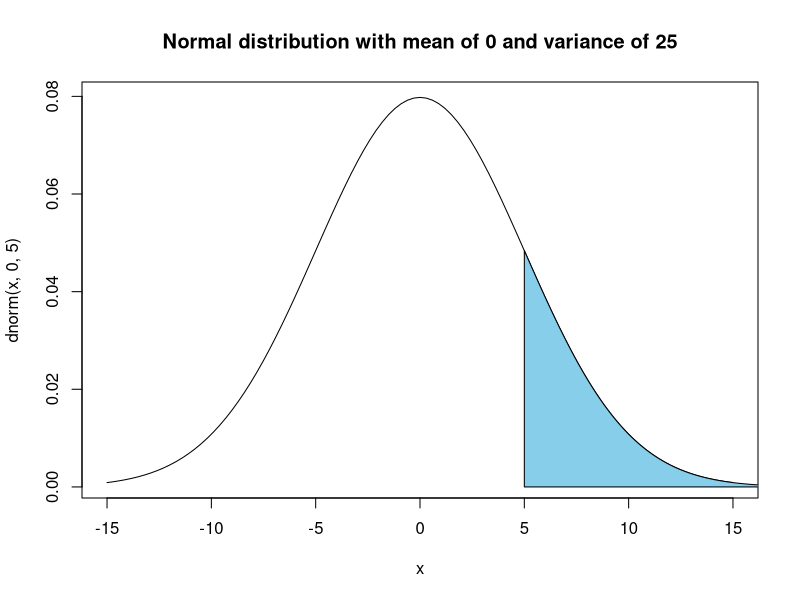
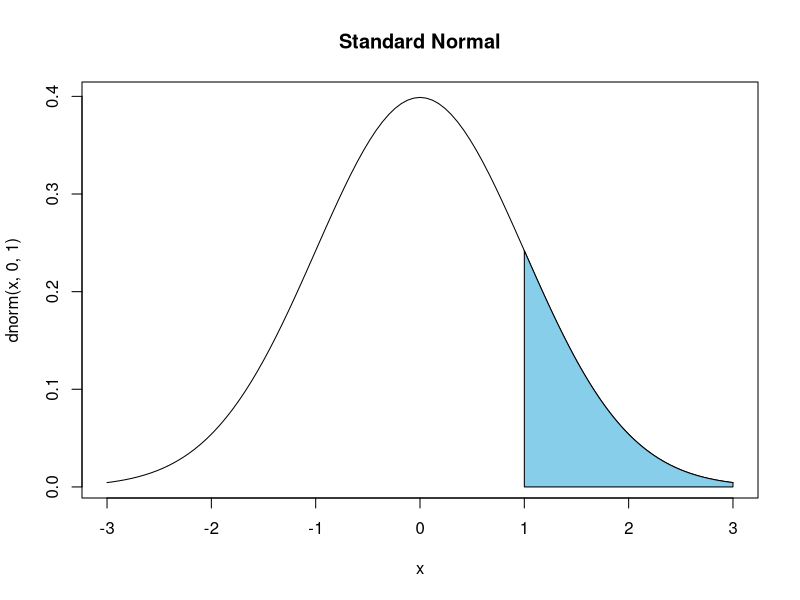
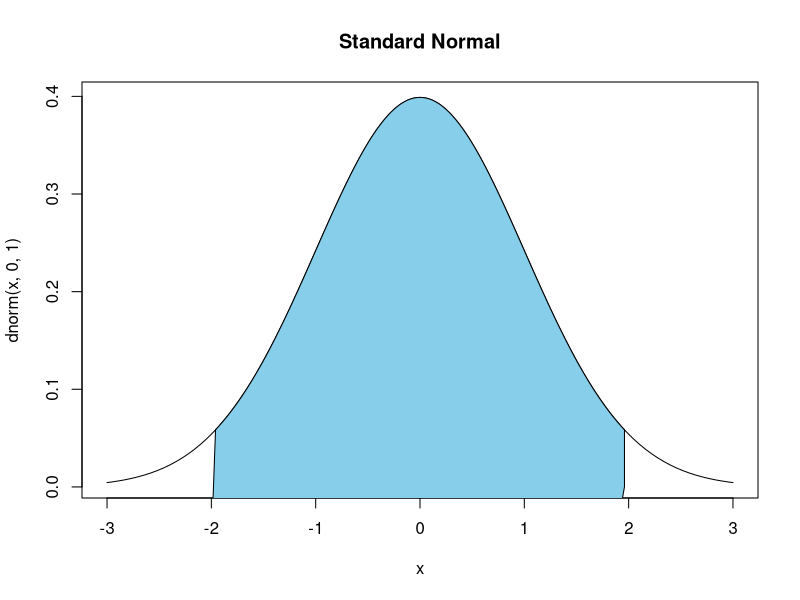
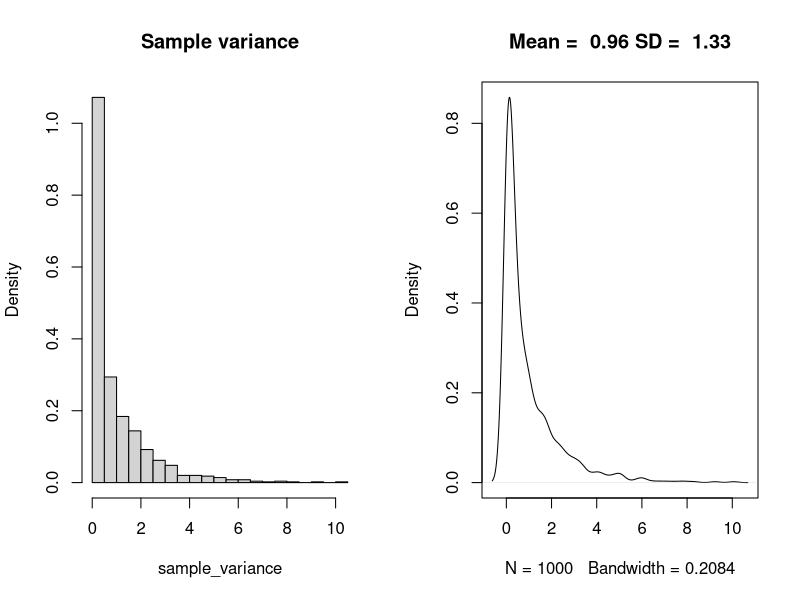
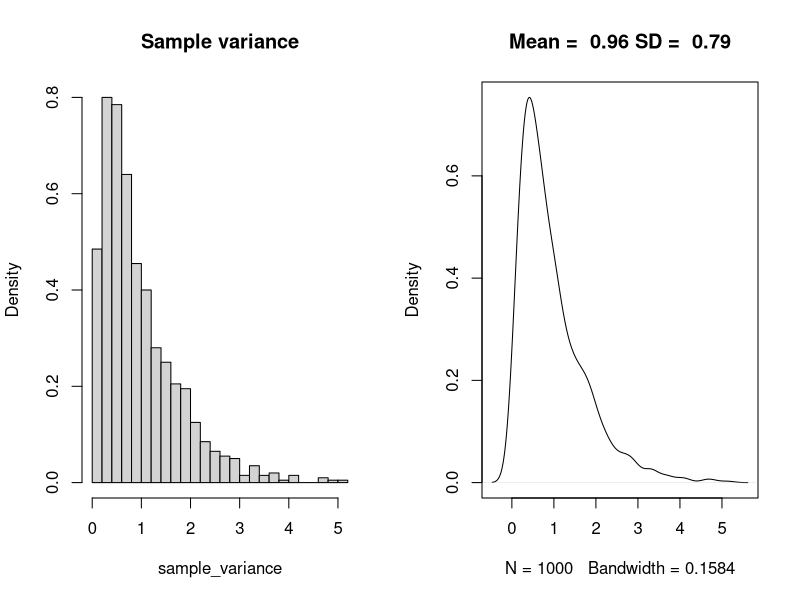
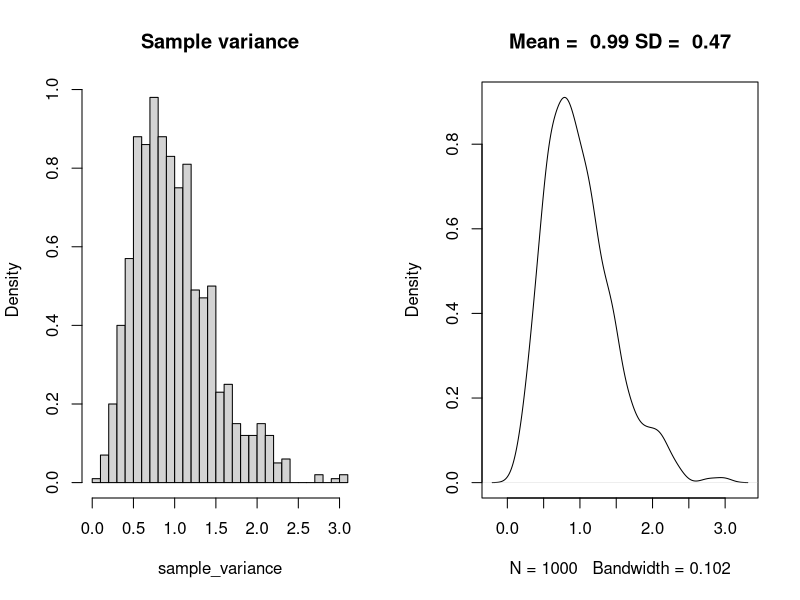
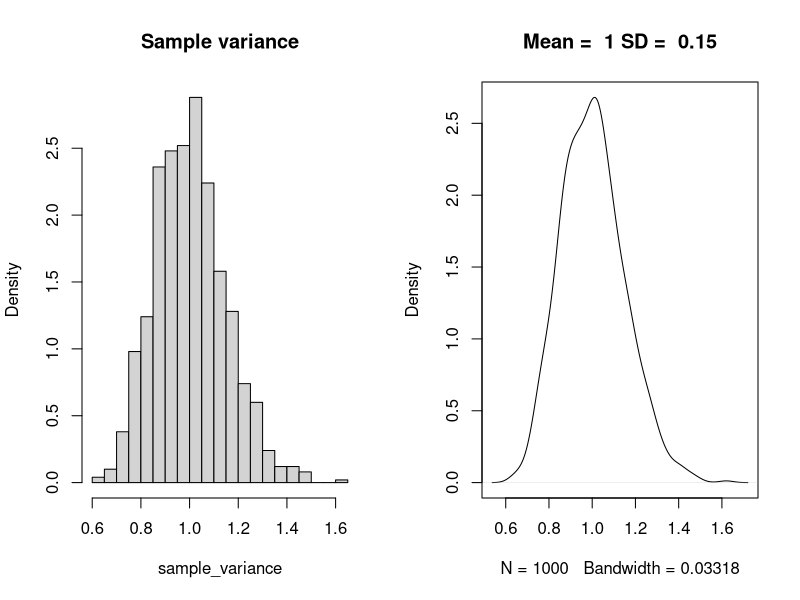
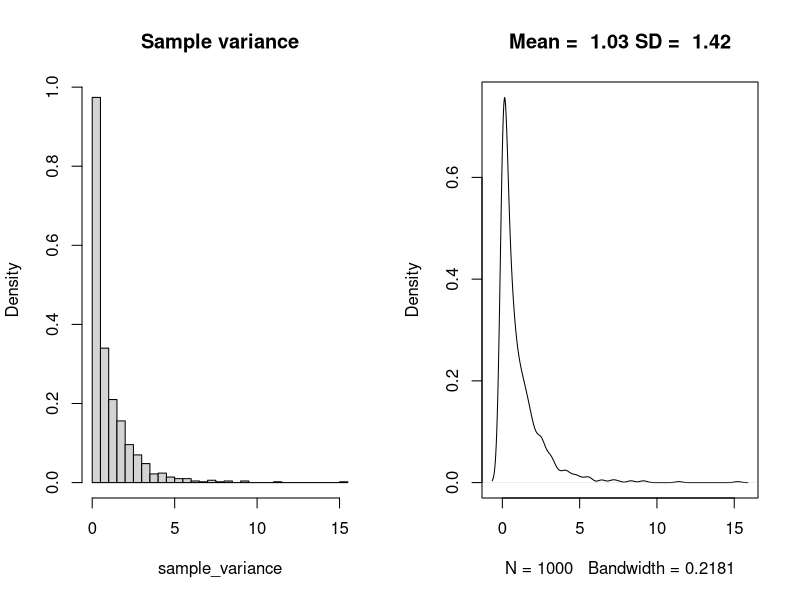

Generate these figures, in order, with R:
## ---- chunk 1
knitr::opts_chunk$set(echo = FALSE, out.height = "50%", fig.width = 8, fig.height = 4.5, cache = TRUE)
library(tidyverse)
## ---- chunk 2
cord.x <- c(5,seq(5,50,0.01),50)
cord.y <- c(0,dnorm(seq(5,50,0.01),0,5),0)
curve(dnorm(x,0,5),xlim=c(-15,15),main='Normal distribution with mean of 0 and variance of 25')
polygon(cord.x,cord.y,col='skyblue')
## ---- chunk 3
cord.x <- c(1,seq(1,3,0.01),3)
cord.y <- c(0,dnorm(seq(1,3,0.01)),0)
curve(dnorm(x,0,1),xlim=c(-3,3),main='Standard Normal')
polygon(cord.x,cord.y,col='skyblue')
## ---- chunk 4
cord.x <- c(-3,seq(-1.96,1.96,0.01),1.96)
cord.y <- c(-3,dnorm(seq(-1.96,1.96,0.01)),0)
curve(dnorm(x,0,1),xlim=c(-3,3),main='Standard Normal')
polygon(cord.x,cord.y,col='skyblue')
## ---- chunk 5
nsim = 1000
run_variance_simulation <- function(sample_size = 2, number_of_simulations = 1000, population_mean = 0, population_sd = 1)
  {

sample_variances <- replicate(number_of_simulations, var(rnorm(n = sample_size, mean = population_mean, sd = population_sd)))
}

#Define a new plot function so that the plot titles are correct
make_variance_hist_and_plot <- function(sample_variance){
  par(mfrow=c(1,2)) # 
  hist(sample_variance,freq=F, breaks = 30, main = "Sample variance")
  plot(density(sample_variance), main = paste("Mean = ", round(mean(sample_variance),2) , "SD = ", round(sd(sample_variance),2)))} 

make_variance_hist_and_plot(run_variance_simulation(sample_size = 2, number_of_simulations = nsim, population_mean = 0, population_sd = 1))
## ---- chunk 6
make_variance_hist_and_plot(run_variance_simulation(sample_size = 4, number_of_simulations = nsim, population_mean = 0, population_sd = 1))
## ---- chunk 7
make_variance_hist_and_plot(run_variance_simulation(sample_size = 10, number_of_simulations = nsim, population_mean = 0, population_sd = 1))
## ---- chunk 8
make_variance_hist_and_plot(run_variance_simulation(sample_size = 100, number_of_simulations = nsim, population_mean = 0, population_sd = 1))
## ---- chunk 9
make_variance_hist_and_plot(run_variance_simulation(sample_size = 2, number_of_simulations = nsim, population_mean = 0, population_sd = 1))
## ---- chunk 10
library(ggplot2)
x <- seq(from = 0.1,by = .01,to = 20)
ggplot(data.frame(x = x), aes(x = x)) + 
  stat_function(fun = dchisq, args=list(df = 1), aes(linetype = "df = 1")) +
  stat_function(fun = dchisq, args=list(df = 2), aes(linetype = "df = 2")) +
  stat_function(fun = dchisq, args=list(df = 4), aes(linetype = "df = 4")) +
  stat_function(fun = dchisq, args=list(df = 10), aes(linetype = "df = 10")) +
  scale_linetype_discrete(limits = paste("df", "=", c(1,2,4,10)))+ labs(linetype = NULL, y = "f(x)")
## ---- chunk 11
par(mfcol=c(3, 1))
p = .5
for(n in c(5,10,60))
{
    x <- dbinom(0:(n), size=n, p=p)
    barplot(x, names.arg=0:(n), space=0, main=paste('n = ',n,", p = ",p,sep=''), xlab = "Number of successes (X)", ylab = ("p(X)"))
}
## ---- chunk 12
library(ggplot2)
x <- seq(from = -5,by = .01,to = 5)
ggplot(data.frame(x = x), aes(x = x)) + 
  stat_function(fun = dt, args=list(df = 1), aes(linetype = "df = 1")) +
  stat_function(fun = dt, args=list(df = 2), aes(linetype = "df = 2")) +
  stat_function(fun = dt, args=list(df = 4), aes(linetype = "df = 4")) +
  stat_function(fun = dt, args=list(df = 10), aes(linetype = "df = 10")) +
  scale_linetype_discrete(limits = paste("df", "=", c(1,2,4,10)))+ labs(linetype = NULL, y = "f(x)")
## ---- chunk 13
## plot multiple figures:
## replace ugly par... specification with 
## something easier to remember:
multiplot <- function(row,col){
     par(mfrow= c(row,col), pty = "s")
   }

range <- seq(-4,4,.01)  
 
multiplot(2,2)

 for(i in c(2,5,15,20)){
   plot(range,dnorm(range),type="l",lty=1,
        xlab="",ylab="",
        cex.axis=1)
   lines(range,dt(range,df=i),lty=2,lwd=1)
   mtext(paste("df=",i),cex=1.2)
 }
## ---- chunk 14
t_test_sim <- function(n, mean = 1, sd = 1){
  t_results <- t.test(rnorm(n, mean, sd))
  t_results$statistic}
simulation_results <- replicate(1000, t_test_sim(50,5, 25))
hist(simulation_results, main = paste0("Proportion of |t| > ", round(qt(.975, 49),2), ": ", sum(abs(simulation_results) > qt(.975, 49),2)/length(simulation_results)), 50)
## ---- chunk 15
simulation_results <- replicate(1000, t_test_sim(50, 10, 25))
hist(simulation_results, main = paste0("Proportion of |t| > ", round(qt(.975, 49),2), ": ", sum(abs(simulation_results) > qt(.975, 49),2)/length(simulation_results)), 50)
## ---- chunk 16
simulation_results <- replicate(1000, t_test_sim(50, 5, 15))
hist(simulation_results, main = paste0("Proportion of |t| > ", round(qt(.975, 49),2), ": ", sum(abs(simulation_results) > qt(.975, 49),2)/length(simulation_results)), 50)

## ---- chunk 17
simulation_results <- replicate(1000, t_test_sim(400, 5, 25))
hist(simulation_results, main = paste0("Proportion of |t| > ", round(qt(.975, 399),2), ": ", sum(abs(simulation_results) > qt(.975, 399),2)/length(simulation_results)), 400)
## ---- chunk 18
t_test_cheating_sim <- function(n_max = 30, n_increments = 2, sd = 1){
  samples <- NULL
  significant <- FALSE
  
  while(length(samples) <= n_max & significant == FALSE){
      samples <- c(samples, rnorm(n_increments, mean = 0, sd = sd))
      significant <- t.test(samples)$p.value <= .05
    }
  return(significant)
  }
## ---- chunk 19
simulation_results <- replicate(1000, t_test_cheating_sim(n_max = 30, n_increments = 2, sd = 1))
barplot(table(simulation_results), names.arg = c("no","yes"),xlab= "Significant", ylab = "Number of simulations", main = paste0("Proportion of significant results: ", sum(simulation_results)/length(simulation_results)), 100)
